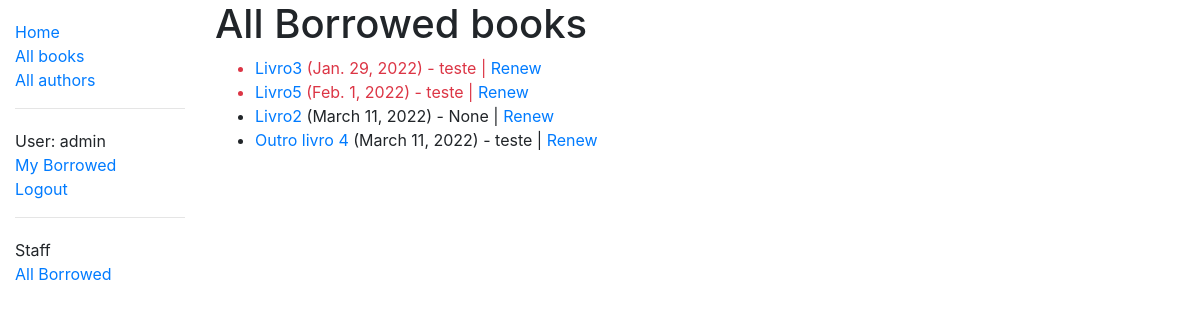
/catalog/borrowed/ (signed in), run on an earlier commit of the app's database.
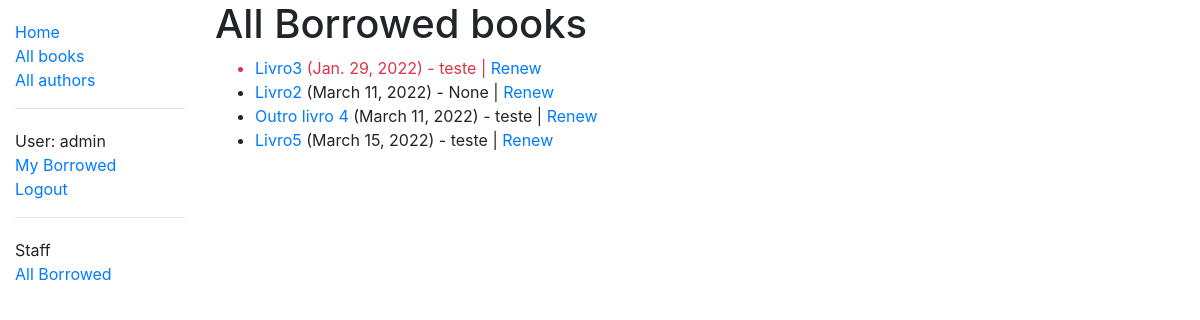
And on a later commit of the database.
### catalog/models.py (models this page shows, shortened)
class BookInstance(models.Model):
    id = models.UUIDField(
        primary_key=True,
        default=uuid.uuid4,
        help_text='ID único deste livro partícular em toda a biblioteca'
    )
    book = models.ForeignKey('Book', on_delete=models.SET_NULL, null=True)
    imprint = models.CharField(max_length=200)
    due_back = models.DateField(null=True, blank=True)
    borrower = models.ForeignKey(User, on_delete=models.SET_NULL, null=True, blank=True)
    LOAN_STATUS = (
        ('m', 'Maintenance'),
        ('o', 'On loan'),
        ('a', 'Available'),
        ('r', 'Reserved'),
    )
    status = models.CharField(
        max_length=1,
        choices=LOAN_STATUS,
        blank=True,
        default='m',
        help_text='Disponibilidade do livro',
    )
    class Meta:
        ordering = ['due_back']
        permissions = (('can_mark_returned', 'Set book as returned'),)
    @property
    def is_overdue(self):
        if self.due_back and date.today() > self.due_back:
            return True
        return False

class Book(models.Model):
    title = models.CharField(max_length=200)
    author = models.ForeignKey('Author', on_delete=models.SET_NULL, null=True)
    summary = models.TextField(max_length=1000, help_text='Entre com uma descrição do livro')
    isbn = models.CharField(
        'ISBN',
        max_length=13,
        help_text='13 Character <a href="https://www.isbn-international.org/content/what-isbn">ISBN number</a>'
    )
    genre = models.ManyToManyField(Genre, help_text='Selecione um gênero para este livro')
    language = models.ForeignKey('Language', on_delete=models.SET_NULL, null=True)
    def display_genre(self):
        """Cria uma string para o gênero. Isso é necessário para mostrar o gênero no model localizado em Admin.py"""
        return ', '.join(genre.name for genre in self.genre.all()[:3])
    display_genre.short_description = 'Genre'

### catalog/views.py (the view)
# urls.py: path('borrowed/', views.OnLoanBooksListView.as_view(), name='borrowed-books'),
class OnLoanBooksListView(PermissionRequiredMixin, generic.ListView):
    model = BookInstance
    template_name = 'catalog/bookinstance_list_borrowed_staff.html'
    paginate_by = 10
    permission_required = 'catalog.can_mark_returned'
    def get_queryset(self):
        return BookInstance.objects.filter(status__exact='o').order_by('due_back')

### catalog/templates/catalog/bookinstance_list_borrowed_staff.html (shortened to what this page needs)
{% extends "base.html" %}
{% block content %}
    <h1> All Borrowed books</h1>
    {% if bookinstance_list %}
        <ul>
            {% for bookinst in bookinstance_list %}
                <li class="{% if bookinst.is_overdue %}text-danger{% endif %}">
                    <a href="{% url 'book-detail' bookinst.book.pk %}">{{ bookinst.book.title }}</a>
                    ({{ bookinst.due_back }}) - {{ bookinst.borrower }}
                    {% if perms.catalog.can_mark_returned %} |
                        <a href="{% url 'renew-book-librarian' bookinst.id %}">Renew</a>
                    {% endif %}
                </li>
            {% endfor %}
        </ul>
        {% else %}
        <p>There are no books borrowed.</p>
    {% endif %}
{% endblock %}

What changed in the data, as far as the page shows it:
changed BookInstance "Livro5": due_back "Feb. 1, 2022" → "March 15, 2022"; moves down the list
